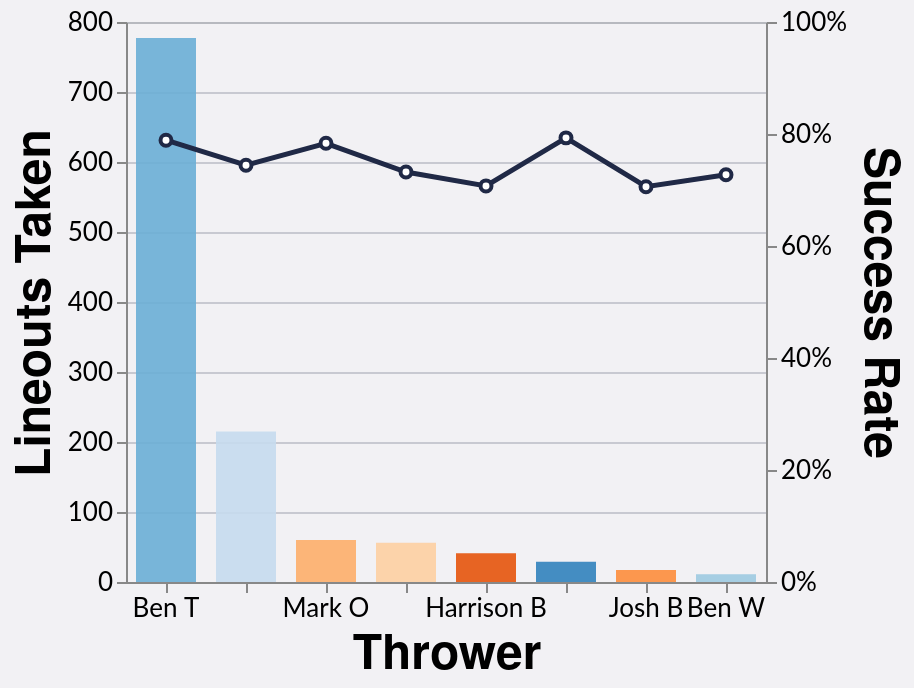

Vega-Lite specification for this chart:
### Vega-Lite specification from a JSON file in a GitHub repository (floating-point values rounded to 4 significant figures)
{"config": {"axis": {"labelFont": "Lato, sans-serif", "titleFont": "PT Sans Narrow, Helvetica Neue, Helvetica, Arial, sans-serif", "labelFontSize": 13, "titleFontSize": 24, "gridColor": "#202947", "gridOpacity": 0.2}, "header": {"labelFont": "PT Sans Narrow, Helvetica Neue, Helvetica, Arial, sans-serif", "titleFont": "PT Sans Narrow, Helvetica Neue, Helvetica, Arial, sans-serif", "labelFontSize": 24, "titleFontSize": 28, "labelFontWeight": "bold", "orient": "left"}, "legend": {"labelFont": "Lato, sans-serif", "titleFont": "PT Sans Narrow, Helvetica Neue, Helvetica, Arial, sans-serif", "labelFontSize": 14, "titleFontSize": 16, "titlePadding": 5, "fillColor": "white", "strokeColor": "black", "padding": 10, "titleFontWeight": "lighter", "titleFontStyle": "italic", "titleColor": "gray", "offset": 10}, "title": {"font": "PT Sans Narrow, Helvetica Neue, Helvetica, Arial, sans-serif", "fontSize": 48, "fontWeight": "bold", "anchor": "start", "align": "center", "titlePadding": 20, "subtitlePadding": 10, "subtitleFontSize": 13, "subtitleColor": "", "subtitleFontStyle": "italic", "offset": 15, "color": "black"}, "axisX": {"labelAngle": 0}, "facet": {"title": null, "header": null, "align": {"row": "each", "column": "each"}}, "resolve": {"scale": {"y": "independent", "facet": "independent"}}, "background": "#f2f1f4", "scale": {"offsetBandPaddingOuter": 0.2, "offsetBandPaddingInner": 0.1}}, "layer": [{"mark": {"type": "bar", "color": "#7d96e8", "opacity": 0.9, "size": 30}, "encoding": {"color": {"field": "thrower", "legend": null, "scale": {"scheme": "category20c"}, "type": "nominal"}, "tooltip": [{"field": "thrower", "title": "Thrower", "type": "nominal"}, {"field": "attempts", "title": "Attempts", "type": "quantitative"}, {"field": "won", "title": "Won", "type": "quantitative"}, {"field": "success_rate", "format": ".1%", "title": "Success Rate", "type": "quantitative"}], "x": {"axis": {"labelOverlap": "greedy"}, "field": "thrower", "sort": "-y", "title": "Thrower", "type": "nominal"}, "y": {"field": "attempts", "title": "Lineouts Taken", "type": "quantitative"}}}, {"mark": {"type": "line", "point": {"fill": "white", "filled": false, "size": 30, "stroke": "#202946"}, "stroke": "#202946", "strokeWidth": 2.5}, "encoding": {"x": {"field": "thrower", "sort": "-y", "title": "Thrower", "type": "nominal"}, "y": {"axis": {"format": "%"}, "field": "success_rate", "scale": {"domain": [0, 1]}, "title": "Success Rate", "type": "quantitative"}}}], "data": {"name": "data-dc6b8e3a15c793c2859197af4477677f"}, "height": 280, "resolve": {"scale": {"y": "independent"}}, "width": {"step": 40}, "$schema": "https://vega.github.io/schema/vega-lite/v5.20.1.json", "datasets": {"data-dc6b8e3a15c793c2859197af4477677f": [{"thrower": "Ben D", "attempts": 29, "won": 23, "success_rate": 0.7931}, {"thrower": "Ben T", "attempts": 777, "won": 613, "success_rate": 0.7889}, {"thrower": "Ben W", "attempts": 11, "won": 8, "success_rate": 0.7273}, {"thrower": "George B", "attempts": 215, "won": 160, "success_rate": 0.7442}, {"thrower": "Harrison B", "attempts": 41, "won": 29, "success_rate": 0.7073}, {"thrower": "Josh B", "attempts": 17, "won": 12, "success_rate": 0.7059}, {"thrower": "Mark O", "attempts": 60, "won": 47, "success_rate": 0.7833}, {"thrower": "Reggie H", "attempts": 56, "won": 41, "success_rate": 0.7321}]}}
